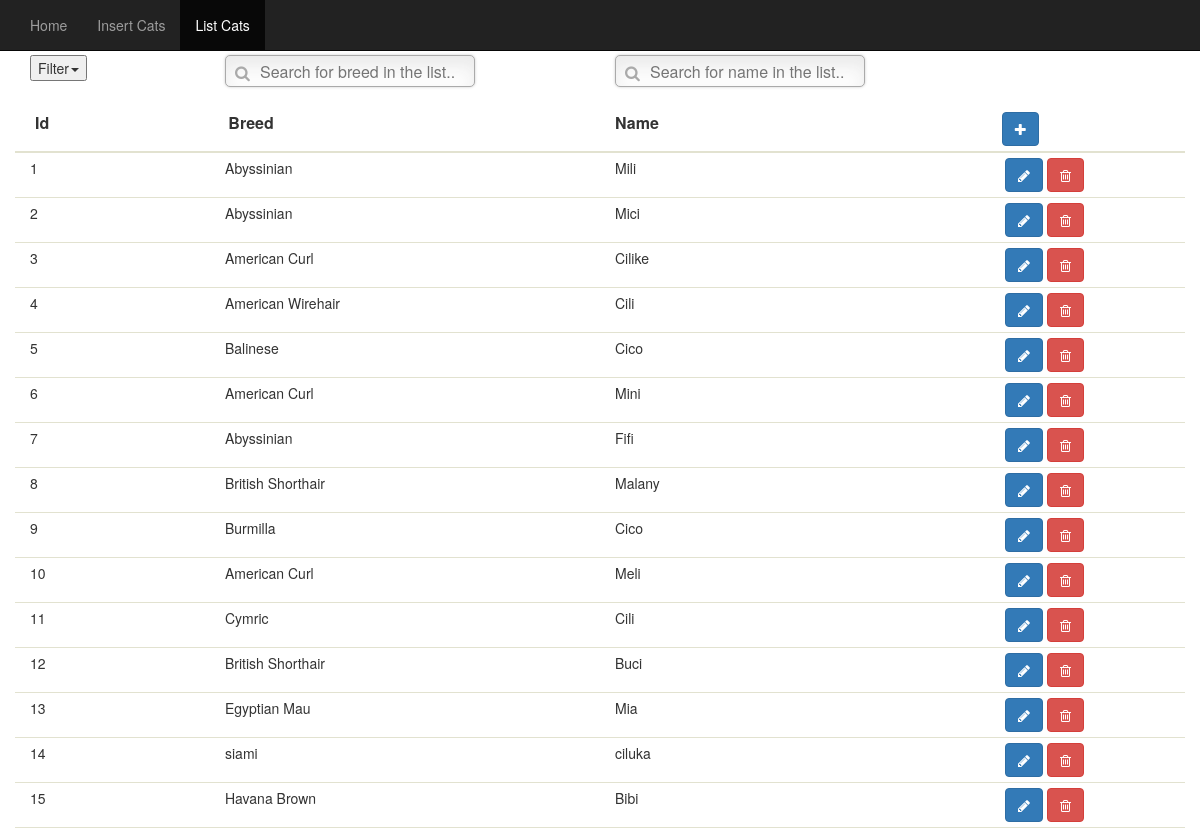
/list_cats.php, run on the app's committed database.
### tables this page shows
CREATE TABLE `cats` (
  `cats_id` int(11) NOT NULL AUTO_INCREMENT,
  `breed` varchar(45) DEFAULT NULL,
  `name` varchar(45) DEFAULT NULL,
  PRIMARY KEY (`cats_id`)
);

### inc/database.inc.php (called while the page is built, shortened)
<?php
include 'conf.inc.php';
class DatabaseClass {
   private $hostname;
   private $dbname;
   private $username;
   private $password;
   private $conn;
   public function __construct($hostname, $dbname, $username, $password) {
    $this->hostname = $hostname;
    $this->dbname = $dbname;
    $this->username = $username;
    $this->password = $password;
   }
   public function connectDatabase() {
    try {
        $this->conn = new PDO("mysql:host=$this->hostname;dbname=$this->dbname", $this->username, $this->password);
        $this->conn->setAttribute(PDO::ATTR_ERRMODE, PDO::ERRMODE_EXCEPTION);
    }
    catch(PDOException $e) {
        echo "Connection failed: " . $e->getMessage();
    }
   }
   public function selectTable($table, $where_clause) {
    $where = "";
    $task = array();
    $sql = "SELECT * FROM $table";
    try {
        $query = $this->conn->prepare($sql);
        $query->execute($task);
        $result = $query->fetchAll();
        return $result;
    }
    catch(PDOException $e) {
        echo "Error: " . $e->getMessage();
        return false;
    }
   }
   public function selectBreeds() {
    $sql = "SELECT DISTINCT breed FROM cats";
    try {
        $query = $this->conn->prepare($sql);
        $query->execute();
        $result = $query->fetchAll();
        return $result;
    }
    catch(PDOException $e) {
        echo "Error: " . $e->getMessage();
        return false;
    }
   }
}
?>

### inc/conf.inc.php (called while the page is built)
<?php
 $hostname = "localhost";
 $dbname = "pets";
 $username = "pets_user";
 $password = "pets_user123";
?>

### list_cats.php (the view, shortened to what this page needs)
<?php
include 'inc/header.inc.php';
include 'inc/nav_menu.inc.php';
include 'inc/database.inc.php';
?>
<div class="container">
<?php
$where_clause = array();
$pets = new DatabaseClass($hostname, $dbname, $username, $password);
$pets->connectDatabase();
$result = $pets->selectTable("cats",$where_clause);
if (!empty($result)) {
?>
 <div class="row">
  <div class="col-md-2 col-xs-12">
   <div class="dropdown">
    <button class="dropdown-toggle" data-toggle="dropdown">
     Filter<span class="caret"></span>
    </button>
       <?php
       $breeds = $pets->selectBreeds();
       ?>
   </div>
  </div>
  <div class="col-md-4 col-xs-12">
   <div class="search">
      <span class="fa fa-search"></span>
      <input type ="text" id="search_breed_in_table" onkeyup="searchInTable(this.id,1)" placeholder="Search for breed in the list..">
   </div>
  </div>
  <div class="col-md-4 col-xs-12">
   <div class="search">
      <span class="fa fa-search"></span>
      <input type ="text" id="search_name_in_table" onkeyup="searchInTable(this.id,2)" placeholder="Search for name in the list..">
   </div>
  </div>
  <div class="col-md-2 col-xs-12"></div>
 </div>
  <div id="my_table">
   <div id="my_table_head">
    <div class="row">
     <div class="col-md-2 col-xs-2">Id</div>
     <div class="col-md-4 col-xs-4">Breed</div>
     <div class="col-md-4 col-xs-4">Name</div>
     <div class="col-md-2 col-xs-2">
      <a href="../insert_cats.php" class="btn btn-primary" data-toggle="tooltip" title="Insert cats">
       <i class="fa fa-plus"></i>
      </a>
     </div>
    </div>
    </div>
   <div id="cat_list">
  <?php
  foreach($result as $nr=>$record) {
   $id = $record["cats_id"];
  ?>
    <div class="row">
     <div class="col-md-2 col-xs-2"><?php echo $record["cats_id"];?></div>
     <div class="col-md-4 col-xs-4"><?php echo $record["breed"]?></div>
     <div class="col-md-4 col-xs-4"><?php echo $record["name"];?></div>
     <div class="col-md-2 col-xs-2">
      <a href="edit.php?id=<?php echo $id;?>" data-toggle="tooltip" data-placement="left" title="Edit" class="btn btn-primary">
       <i class="fa fa-pencil"></i>
      </a>
      <a href="../delete_cats.php?id=<?php echo $id;?>&col=cats_id" onClick="return confirm('Are you sure you want to delete?')" data-toggle="tooltip" data-placement="right" title="Delete" class="btn btn-danger">
       <i class="fa fa-trash-o"></i>
      </a>
     </div>
    </div>
  <?php
  }
  ?>
   </div>
  </div>
 <?php
 }
 else {
 ?>
  <div class="row">
   <div class="col-md-12 col-sm-12">No selection for cats</div>
  </div>
 <?php
 }
 ?>
</div>
<?php
include 'inc/footer.inc.php';
?>

### inc/header.inc.php (shortened to what this page needs)
<!DOCTYPE html>
<html lang="en">
<head>
 <link rel="stylesheet" href="https://maxcdn.bootstrapcdn.com/bootstrap/3.3.7/css/bootstrap.min.css">
</head>
<body>

### inc/nav_menu.inc.php
<nav class="navbar navbar-inverse navbar-fixed-top">
  <div class="container-fluid">
    <ul id="nav" class="nav navbar-nav">
      <li><a href="index.php">Home</a></li>
      <li><a href="insert_cats.php">Insert Cats</a></li>
      <li><a href="list_cats.php">List Cats</a></li>
    </ul>
  </div>
</nav>

### inc/footer.inc.php
</body>
</html>

### inc/header.inc.php (style rules this page uses)
.search { position: relative; color: #aaa; font-size: 16px; }
.search input { width: 250px; height: 32px; background: #fcfcfc; border: 1px solid #aaa; border-radius: 5px; box-shadow: 0 0 3px #ccc, 0 10px 15px #ebebeb inset; }
.search input { text-indent: 32px; }
.search .fa-search { position: absolute; top: 10px; left: 10px; }
.container { margin-top:55px; }
#my_table { width: 100%; }
#my_table_head > .row { margin-top:20px; font-weight:bold; font-size:16px; border-bottom: 2px solid #e2e2d0; padding: 5px; }
#cat_list > .row { border-bottom: 1px solid #e2e2d0; padding: 5px 0; }

### data on the page
cats: cats_id "1", breed "Abyssinian", name "Mili"
cats: cats_id "2", breed "Abyssinian", name "Mici"
cats: cats_id "3", breed "American Curl", name "Cilike"
cats: cats_id "4", breed "American Wirehair", name "Cili"
cats: cats_id "5", breed "Balinese", name "Cico"
cats: cats_id "6", breed "American Curl", name "Mini"
cats: cats_id "7", breed "Abyssinian", name "Fifi"
cats: cats_id "8", breed "British Shorthair", name "Malany"
cats: cats_id "9", breed "Burmilla", name "Cico"
cats: cats_id "10", breed "American Curl", name "Meli"
cats: cats_id "11", breed "Cymric", name "Cili"
cats: cats_id "12", breed "British Shorthair", name "Buci"
cats: cats_id "13", breed "Egyptian Mau", name "Mia"
cats: cats_id "14", breed "siami", name "ciluka"
cats: cats_id "15", breed "Havana Brown", name "Bibi"
